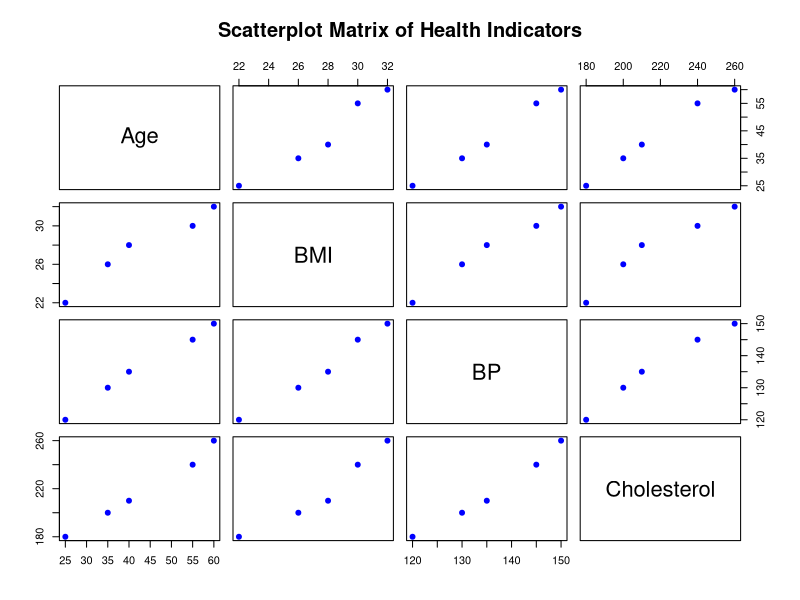

The R source for this figure:
# Create Dataset
patient <- data.frame(
  Age = c(25,40,55,35,60),
  BMI = c(22,28,30,26,32),
  BP = c(120,135,145,130,150),
  Cholesterol = c(180,210,240,200,260)
)

# Scatterplot Matrix
pairs(
  patient,
  main = "Scatterplot Matrix of Health Indicators",
  pch = 19,
  col = "blue"
)
